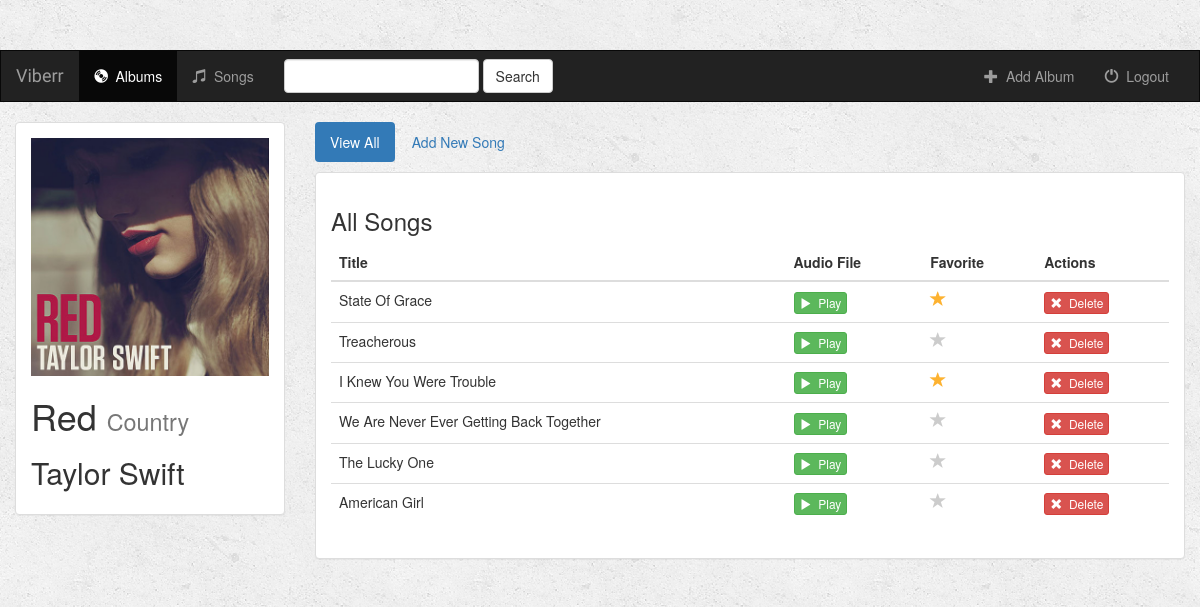
/music/58/ (signed in), run on the app's committed database.
### music/models.py (models this page shows, shortened)
class Album(models.Model):
    user = models.ForeignKey(User, default=1)
    artist = models.CharField(max_length=250)
    album_title = models.CharField(max_length=500)
    genre = models.CharField(max_length=100)
    album_logo = models.FileField()
    is_favorite = models.BooleanField(default=False)
    def __str__(self):
        return self.album_title + ' - ' + self.artist

class Song(models.Model):
    album = models.ForeignKey(Album, on_delete=models.CASCADE)
    song_title = models.CharField(max_length=250)
    audio_file = models.FileField(default='')
    is_favorite = models.BooleanField(default=False)

### music/views.py (the view)
# urls.py: url(r'^(?P<album_id>[0-9]+)/$', views.detail, name='detail'),
def detail(request, album_id):
    if not request.user.is_authenticated():
        return render(request, 'music/login.html')
    else:
        user = request.user
        album = get_object_or_404(Album, pk=album_id)
        return render(request, 'music/detail.html', {'album': album, 'user': user})

### music/templates/music/detail.html (shortened to what this page needs)
{% extends 'music/base.html' %}
{% block albums_active %}active{% endblock %}
{% block body %}
<div class="container-fluid songs-container">
    <div class="row">
        <div class="col-sm-4 col-md-3">
            <div class="panel panel-default">
                <div class="panel-body">
                    <a href="{% url 'music:detail' album.id %}">
                        {% if album.album_logo %}
                            <img src="{{ album.album_logo.url }}" class="img-responsive">
                        {% else %}
                            <h3>No image to display</h3>
                        {% endif %}
                    </a>
                    <h1>{{ album.album_title }} <small>{{ album.genre }}</small></h1>
                    <h2>{{ album.artist }}</h2>
                </div>
            </div>
        </div>
        <div class="col-sm-8 col-md-9">
            <ul class="nav nav-pills" style="margin-bottom: 10px;">
                <li role="presentation" class="active"><a href="{% url 'music:detail' album.id %}">View All</a></li>
                <li role="presentation"><a href="{% url 'music:create_song' album.id %}">Add New Song</a></li>
            </ul>
            <div class="panel panel-default">
                <div class="panel-body">
                    <h3>All Songs</h3>
                    <table class="table">
                        <thead>
                        <tr>
                            <th>Title</th>
                            <th>Audio File</th>
                            <th>Favorite</th>
                            <th>Actions</th>
                        </tr>
                        </thead>
                        <tbody>
                        {% for song in album.song_set.all %}
                            <tr>
                                <td>{{ song.song_title }}</td>
                                <td>
                                    <a target="_blank" href="{{ song.audio_file.url }}">
                                        <button type="button" class="btn btn-success btn-xs">
                                            <span class="glyphicon glyphicon-play"></span>&nbsp; Play
                                        </button>
                                    </a>
                                </td>
                                <td>
                                    <a href="{% url 'music:favorite' song.id %}" class="btn-favorite"><span class="glyphicon glyphicon-star {% if song.is_favorite %}active{% endif %}"></span></a>
                                </td>
                                <td>
                                    <form action="{% url 'music:delete_song' album.id song.id %}" method="post" style="display: inline;">
                                        <button type="submit" class="btn btn-danger btn-xs">
                                            <span class="glyphicon glyphicon-remove"></span>&nbsp; Delete
                                        </button>
                                    </form>
                                </td>
                            </tr>
                        {% endfor %}
                        </tbody>
                    </table>
                </div>
            </div>
        </div>
    </div>
</div>
{% endblock %}

### music/static/music/css/style.css (style rules this page uses)
body { background: white url("images/background.png"); }
.glyphicon-star { color: #CCCCCC; font-size: 16px; }
.glyphicon-star.active { color: #FDB230; }

### music/static/music/css/modern-business.css (style rules this page uses)
html, body { height: 100%; }
body { padding-top: 50px; }

### data on the page
Album: album_logo (picture), album_title "Red", genre "Country", artist "Taylor Swift"
Song: song_title "State Of Grace", is_favorite True (drawn)
Song: song_title "Treacherous", is_favorite False (drawn)
Song: song_title "I Knew You Were Trouble", is_favorite True (drawn)
Song: song_title "We Are Never Ever Getting Back Together", is_favorite False (drawn)
Song: song_title "The Lucky One", is_favorite False (drawn)
Song: song_title "American Girl", is_favorite False (drawn)
